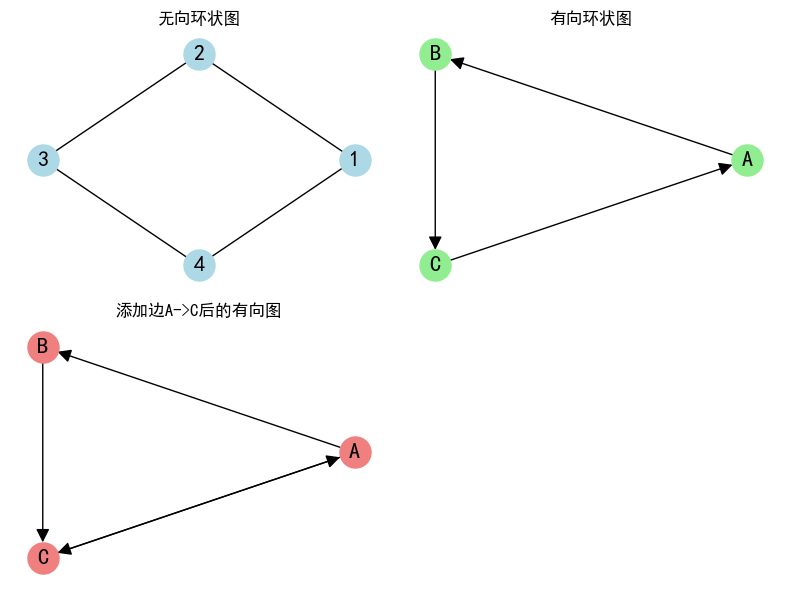

The script that saved this image:
import networkx as nx
import matplotlib.pyplot as plt
# 解决中文显示问题
plt.rcParams['font.sans-serif'] = ['SimHei']  # 使用黑体
plt.rcParams['axes.unicode_minus'] = False  # 正常显示负号

# 1. 创建具有4个顶点的无向图（环状）
G1 = nx.Graph()
G1.add_nodes_from([1, 2, 3, 4])
G1.add_edges_from([(1, 2), (2, 3), (3, 4), (4, 1)])

print("图1 - 无向环状图:")
print("顶点:", list(G1.nodes()))
print("边:", list(G1.edges()))
print("是否有重边:", G1.has_edge(1, 2) and G1.has_edge(2, 1))  # 无向图不会重复计算
print()

# 可视化图1
plt.figure(figsize=(8, 6))
plt.subplot(2, 2, 1)
pos1 = nx.circular_layout(G1)
nx.draw(G1, pos1, with_labels=True, node_color='lightblue',
        node_size=500, font_size=16, font_weight='bold')
plt.title("无向环状图")

# 2. 创建具有3个顶点的有向图（环状）
G2 = nx.DiGraph()
G2.add_nodes_from(['A', 'B', 'C'])
G2.add_edges_from([('A', 'B'), ('B', 'C'), ('C', 'A')])

print("图2 - 有向环状图:")
print("顶点:", list(G2.nodes()))
print("边:", list(G2.edges()))
print()

# 可视化图2
plt.subplot(2, 2, 2)
pos2 = nx.circular_layout(G2)
nx.draw(G2, pos2, with_labels=True, node_color='lightgreen',
        node_size=500, font_size=16, font_weight='bold',
        arrows=True, arrowsize=20)
plt.title("有向环状图")

# 3. 在图2基础上添加一条从'A'指向'C'的边
G3 = G2.copy()  # 复制图2
G3.add_edge('A', 'C')  # 添加边 A->C

print("图3 - 添加边A->C后的有向图:")
print("顶点:", list(G3.nodes()))
print("边:", list(G3.edges()))

# 检查是否有重边
# 有向图中，重边是指相同的顶点对和方向
has_duplicate = G3.has_edge('A', 'C') and ('A', 'C') in [('A', 'C')]  # 实际上我们刚刚添加了一条
# 更准确地说，检查是否有多条从A到C的边
# NetworkX的DiGraph不允许重边，所以添加已存在的边不会有影响
print("是否有重边:", len([e for e in G3.edges() if e == ('A', 'C')]) > 1)

# 检查是否有对称边
# 对称边是指一对方向相反的边，如(A,C)和(C,A)
has_symmetric = G3.has_edge('A', 'C') and G3.has_edge('C', 'A')
print("是否有对称边:", has_symmetric)
print()

# 可视化图3
plt.subplot(2, 2, 3)
pos3 = nx.circular_layout(G3)
nx.draw(G3, pos3, with_labels=True, node_color='lightcoral',
        node_size=500, font_size=16, font_weight='bold',
        arrows=True, arrowsize=20)
plt.title("添加边A->C后的有向图")

plt.tight_layout()
#plt.show()
plt.savefig('1-1-12.png', bbox_inches='tight')

# 更详细地分析图3
print("图3的详细分析:")
print("所有边:", list(G3.edges()))
print("从A出发的边:", list(G3.out_edges('A')))
print("指向A的边:", list(G3.in_edges('A')))
print("从C出发的边:", list(G3.out_edges('C')))
print("指向C的边:", list(G3.in_edges('C')))